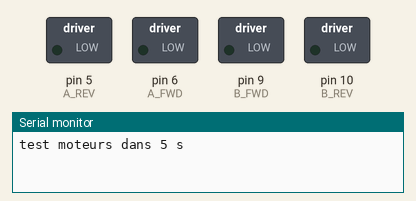
Recording of a sketch running on a simulated Arduino Uno, built with avr-gcc and run on an emulated ATmega328P. Shown: switched loads named in the sketch (green lamp = pin HIGH), the last lines printed to the serial monitor.

Above: at 0.1 s.
At 5.1 s:
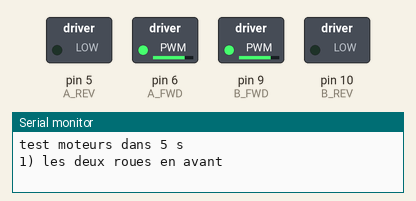
At 7.5 s:
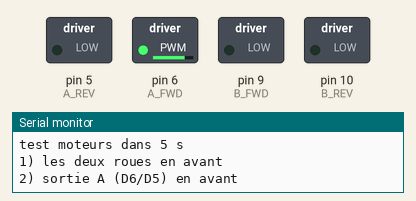
At 10.2 s:
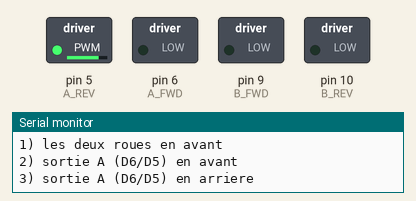
At 12.9 s:
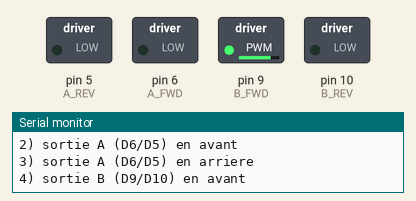
At 15.6 s:
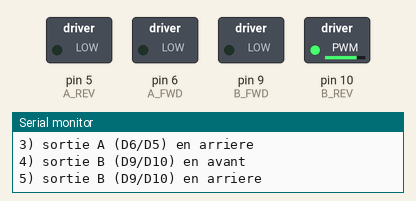
Timing chart, 0 to 17.7 s (numbered marks = the images above):
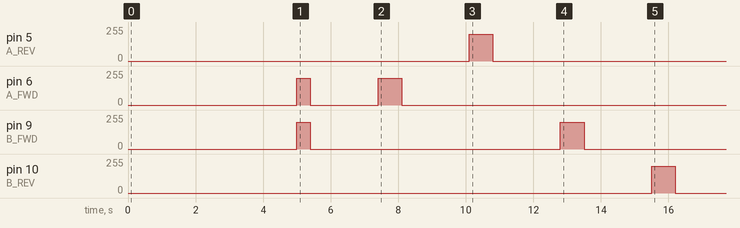

The sketch:

motor_test.ino
```cpp
// Test des moteurs sans ordinateur : au démarrage, la carte fait une seule fois
//   1) les deux roues en avant (environ 10 cm tout droit) ;
//   2) chaque sortie du L298N seule, dans chaque sens.
// Pour recommencer : bouton RESET de la carte. Les étapes s'affichent sur l'USB (115200 bauds).
// Broches : celles du câblage de docs/hardware.md.

const int A_FWD = 6;   // L298N IN1 (sortie OUT1/OUT2, prévue pour la roue droite)
const int A_REV = 5;   // L298N IN2
const int B_FWD = 9;   // L298N IN4 (sortie OUT3/OUT4, prévue pour la roue gauche)
const int B_REV = 10;  // L298N IN3
const int PWM = 200;

void allOff() {
  analogWrite(A_FWD, 0);
  analogWrite(A_REV, 0);
  analogWrite(B_FWD, 0);
  analogWrite(B_REV, 0);
}

// Met les broches données à PWM pendant ms millisecondes, puis tout arrête et attend 2 s.
void step(const char* name, int pin1, int pin2, int ms) {
  Serial.println(name);
  allOff();
  if (pin1 >= 0) analogWrite(pin1, PWM);
  if (pin2 >= 0) analogWrite(pin2, PWM);
  delay(ms);
  allOff();
  delay(2000);
}

void setup() {
  pinMode(A_FWD, OUTPUT);
  pinMode(A_REV, OUTPUT);
  pinMode(B_FWD, OUTPUT);
  pinMode(B_REV, OUTPUT);
  allOff();
  Serial.begin(115200);
  Serial.println("test moteurs dans 5 s");
  delay(5000);
  step("1) les deux roues en avant", A_FWD, B_FWD, 400);
  step("2) sortie A (D6/D5) en avant", A_FWD, -1, 700);
  step("3) sortie A (D6/D5) en arriere", A_REV, -1, 700);
  step("4) sortie B (D9/D10) en avant", B_FWD, -1, 700);
  step("5) sortie B (D9/D10) en arriere", B_REV, -1, 700);
  Serial.println("fin");
}

void loop() {}
```
